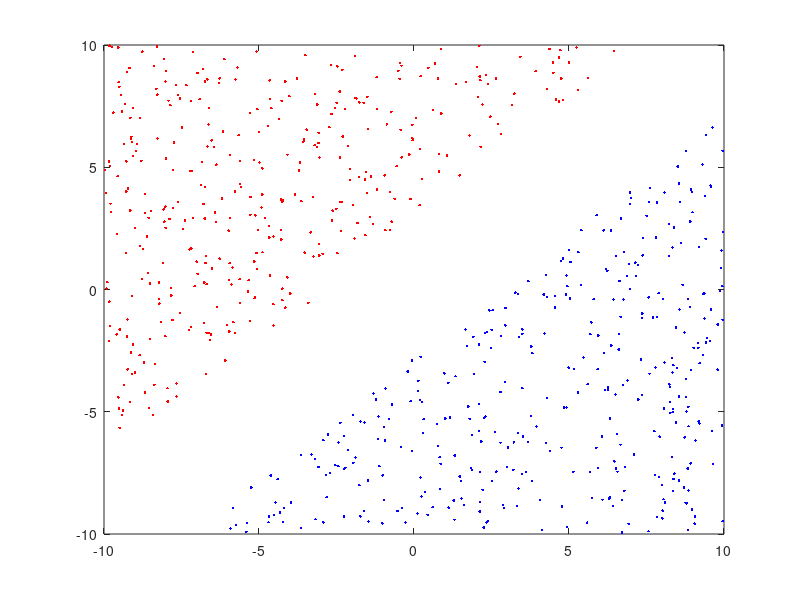

Write the MATLAB code that produced this figure. (Note: this script raises an error after producing the figure.)
clc
n = 1000;
x1 = rand(n,1).*20-10;
x2 = rand(n,1).*20-10;

w=[-1 1 0];
dist = (w(1).*x1 + w(2).*x2 + w(3))./sqrt(w(1).^2+w(2).^2);

% ####### eliminar pontos da dist ########
indice = find(abs(dist)<2);
x1(indice) = [];
x2(indice) = [];
dist(indice) = [];

n=length(x1);       %numero de pontos sobrantes apos a eliminação daqueles  
                    %que estavam distanciados a menos de 2 da reta
% ###############

%dist = (w(1).*x1 + w(2).*x2 + w(3))./sqrt(w(1).^2+w(2).^2);

d = dist>0;


figure(1);
plot(x1(d),x2(d), 'r.',x1(~d),x2(~d), 'b.');

niter = 100;
w0 = randn(1,3);
li = [0.5,10];          % Intervalo do parametro lambda da função sigmoidal
                        % Começa com lambda = 0.5 e termina com lambda =
                        % 20;
[W,E] = train_sigmf_classifier(niter,[x1,x2],dist, w0,m,li);


function [W,E] = train_sigmf_classifier(niter,x,d, w0,m,li)
% Função de treino do classificador sigmoidal
    E = zeros(niter,1);
    W=w0;
    
    for ni=1:niter
        alfa = (ni-1)./(niter-1);
        L= li(1).*(1-alfa)+li/(2)*alfa;
        y=sigmf(W*x,[L,0]);
        
        % Adaptação dos pesos (W)
        
    end
end